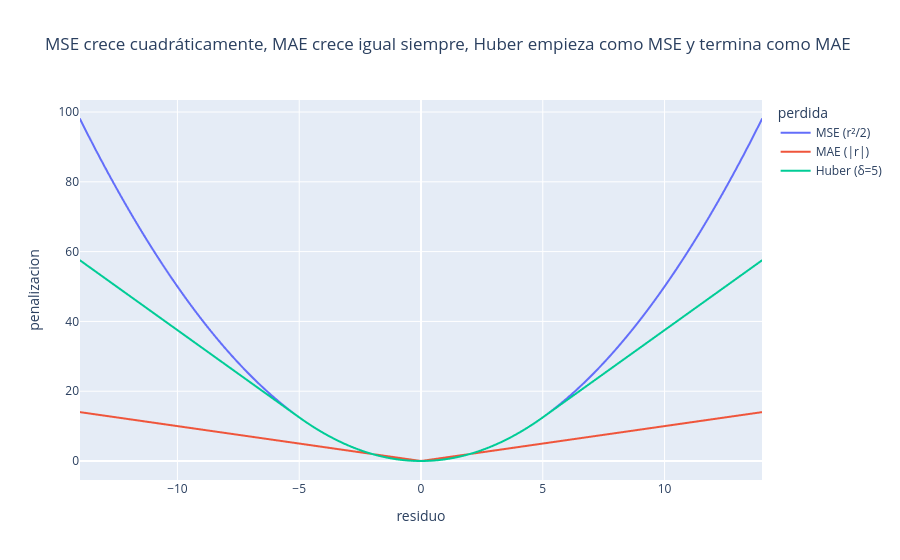

Notebook source saved alongside this figure:
### Markdown cell above
## 1. Recordatorio visual: tres formas de castigar un error

Un **residuo** es $r = y - \hat y$: cuánto se alejó la predicción del valor
real. Ya viste esta gráfica en el notebook anterior; aquí la volvemos a mirar
porque es la clave de todo lo que sigue.

### Code cell
delta = 5.0
r = np.linspace(-14, 14, 400)
comparacion = pl.DataFrame({
    "residuo": np.concatenate([r, r, r]),
    "penalizacion": np.concatenate([r ** 2 / 2, np.abs(r), huber(delta, r)]),
    "perdida": ["MSE (r²/2)"] * len(r) + ["MAE (|r|)"] * len(r) + [f"Huber (δ={delta:.0f})"] * len(r),
})
px.line(
    comparacion, x="residuo", y="penalizacion", color="perdida",
    title="MSE crece cuadráticamente, MAE crece igual siempre, Huber empieza como MSE y termina como MAE",
).show()

### Figure 1 — Plotly figure (JSON) as saved in the notebook; plotly's stock layout.template omitted (floating-point values rounded to 4 significant figures; data arrays with more than 128 entries replaced by an {"elided": "..."} marker saying what was removed)
{"data": [{"hovertemplate": "perdida=MSE (r²/2)<br>residuo=%{x}<br>penalizacion=%{y}<extra></extra>", "legendgroup": "MSE (r²/2)", "line": {"color": "#636efa", "dash": "solid"}, "marker": {"symbol": "circle"}, "mode": "lines", "name": "MSE (r²/2)", "showlegend": true, "type": "scattergl", "x": {"elided": "400 float values"}, "xaxis": "x", "y": {"elided": "400 float values"}, "yaxis": "y"}, {"hovertemplate": "perdida=MAE (|r|)<br>residuo=%{x}<br>penalizacion=%{y}<extra></extra>", "legendgroup": "MAE (|r|)", "line": {"color": "#EF553B", "dash": "solid"}, "marker": {"symbol": "circle"}, "mode": "lines", "name": "MAE (|r|)", "showlegend": true, "type": "scattergl", "x": {"elided": "400 float values"}, "xaxis": "x", "y": {"elided": "400 float values"}, "yaxis": "y"}, {"hovertemplate": "perdida=Huber (δ=5)<br>residuo=%{x}<br>penalizacion=%{y}<extra></extra>", "legendgroup": "Huber (δ=5)", "line": {"color": "#00cc96", "dash": "solid"}, "marker": {"symbol": "circle"}, "mode": "lines", "name": "Huber (δ=5)", "showlegend": true, "type": "scattergl", "x": {"elided": "400 float values"}, "xaxis": "x", "y": {"elided": "400 float values"}, "yaxis": "y"}], "layout": {"legend": {"title": {"text": "perdida"}, "tracegroupgap": 0}, "title": {"text": "MSE crece cuadráticamente, MAE crece igual siempre, Huber empieza como MSE y termina como MAE"}, "xaxis": {"anchor": "y", "domain": [0, 1], "title": {"text": "residuo"}}, "yaxis": {"anchor": "x", "domain": [0, 1], "title": {"text": "penalizacion"}}}}
